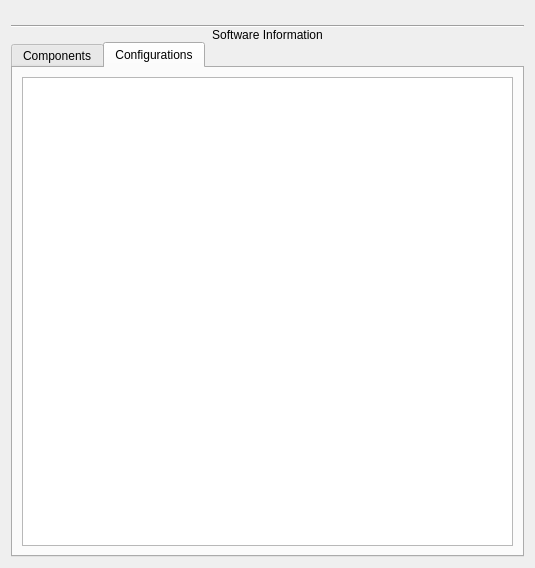
<?xml version="1.0" encoding="UTF-8"?>
<ui version="4.0">
 <class>GnuPGInfo</class>
 <widget class="QWidget" name="GnuPGInfo">
  <property name="geometry">
   <rect>
    <x>0</x>
    <y>0</y>
    <width>535</width>
    <height>568</height>
   </rect>
  </property>
  <property name="windowTitle">
   <string>GnuPG Info</string>
  </property>
  <layout class="QGridLayout" name="gridLayout">
   <item row="0" column="0">
    <layout class="QVBoxLayout" name="verticalLayout" stretch="0,0,0,0">
     <property name="spacing">
      <number>0</number>
     </property>
     <property name="leftMargin">
      <number>0</number>
     </property>
     <property name="topMargin">
      <number>0</number>
     </property>
     <property name="rightMargin">
      <number>0</number>
     </property>
     <property name="bottomMargin">
      <number>0</number>
     </property>
     <item>
      <widget class="QLabel" name="label">
       <property name="sizePolicy">
        <sizepolicy hsizetype="Preferred" vsizetype="Maximum">
         <horstretch>0</horstretch>
         <verstretch>0</verstretch>
        </sizepolicy>
       </property>
       <property name="text">
        <string/>
       </property>
       <property name="pixmap">
        <pixmap resource="../gpgfrontend.qrc">:/gnupg.png</pixmap>
       </property>
       <property name="alignment">
        <set>Qt::AlignCenter</set>
       </property>
       <property name="margin">
        <number>10</number>
       </property>
      </widget>
     </item>
     <item>
      <widget class="Line" name="line">
       <property name="sizePolicy">
        <sizepolicy hsizetype="Minimum" vsizetype="Fixed">
         <horstretch>0</horstretch>
         <verstretch>0</verstretch>
        </sizepolicy>
       </property>
       <property name="orientation">
        <enum>Qt::Horizontal</enum>
       </property>
      </widget>
     </item>
     <item>
      <widget class="QLabel" name="softwareDetailsTableTitle">
       <property name="sizePolicy">
        <sizepolicy hsizetype="Preferred" vsizetype="Preferred">
         <horstretch>0</horstretch>
         <verstretch>0</verstretch>
        </sizepolicy>
       </property>
       <property name="text">
        <string>Software Information</string>
       </property>
       <property name="alignment">
        <set>Qt::AlignCenter</set>
       </property>
       <property name="margin">
        <number>5</number>
       </property>
      </widget>
     </item>
     <item>
      <widget class="QTabWidget" name="tabWidget">
       <property name="currentIndex">
        <number>1</number>
       </property>
       <widget class="QWidget" name="tab">
        <attribute name="title">
         <string>Components</string>
        </attribute>
        <layout class="QGridLayout" name="gridLayout_3">
         <item row="0" column="0">
          <widget class="QTableWidget" name="componentDetailsTable">
           <property name="sizeAdjustPolicy">
            <enum>QAbstractScrollArea::AdjustToContents</enum>
           </property>
           <property name="editTriggers">
            <set>QAbstractItemView::NoEditTriggers</set>
           </property>
          </widget>
         </item>
        </layout>
       </widget>
       <widget class="QWidget" name="tab_2">
        <attribute name="title">
         <string>Configurations</string>
        </attribute>
        <layout class="QGridLayout" name="gridLayout_2">
         <item row="0" column="0">
          <widget class="QTableWidget" name="configurationDetailsTable">
           <property name="sizeAdjustPolicy">
            <enum>QAbstractScrollArea::AdjustToContents</enum>
           </property>
           <property name="editTriggers">
            <set>QAbstractItemView::NoEditTriggers</set>
           </property>
          </widget>
         </item>
        </layout>
       </widget>
      </widget>
     </item>
    </layout>
   </item>
  </layout>
 </widget>
 <resources>
  <include location="../gpgfrontend.qrc"/>
 </resources>
 <connections/>
</ui>
